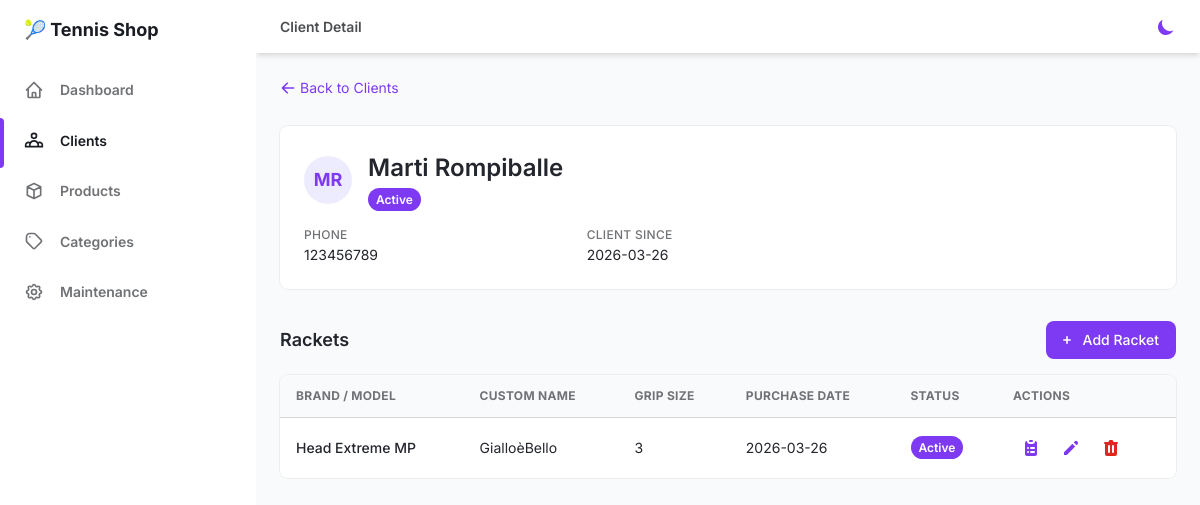
The app's page /clients/12cab287-2092-4426-89e5-dd1628606714, older data.
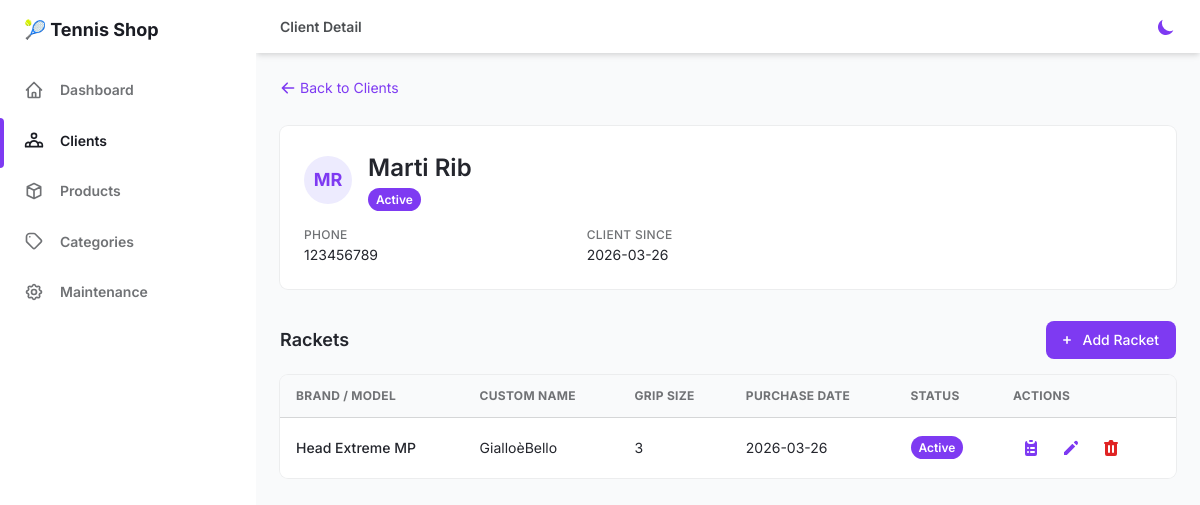
The same page, newer data.
### app/models/client.py (models this page shows, shortened)
class Client(Base):
    __tablename__ = "clients"
    id = Column(String(36), primary_key=True, default=lambda: str(uuid.uuid4()), index=True)
    first_name = Column(String, nullable=False, index=True)
    last_name = Column(String, nullable=False, index=True)
    email = Column(String, unique=True, nullable=True, index=True)
    phone_number = Column(String, nullable=False, index=True)
    date_of_birth = Column(Date, nullable=True)
    address_line1 = Column(String, nullable=True)
    address_line2 = Column(String, nullable=True)
    city = Column(String, nullable=True)
    postal_code = Column(String, nullable=True)
    country = Column(String, nullable=True)
    notes = Column(String, nullable=True)  # Special preferences or notes
    is_active = Column(Boolean, default=True, nullable=False)
    created_at = Column(DateTime, default=datetime.utcnow, nullable=False)
    updated_at = Column(DateTime, default=datetime.utcnow, onupdate=datetime.utcnow, nullable=False)
    rackets = relationship("ClientRacket", back_populates="client", cascade="all, delete-orphan")

### app/routers/views.py (the view)
@router.get("/clients/{client_id}")
async def client_detail(client_id: str, request: Request, db: AsyncSession = Depends(get_db)):
    client = (await db.execute(
        select(Client).where(Client.id == client_id)
    )).scalar_one_or_none()
    if not client:
        raise HTTPException(status_code=404, detail="Client not found")
    rackets = (await db.execute(
        select(ClientRacket).where(ClientRacket.client_id == client_id).order_by(ClientRacket.brand)
    )).scalars().all()
    all_products = (await db.execute(
        select(Product).where(Product.is_active == True).order_by(Product.brand, Product.name)
    )).scalars().all()
    all_products_divided_by_category = {}
    for p in all_products:
        if p.category_id not in all_products_divided_by_category:
            all_products_divided_by_category[p.category_id] = []
        all_products_divided_by_category[p.category_id].append(p)
    all_categories = (await db.execute(select(ProductCategory))).scalars().all()
    strings_category_ids = {c.id for c in all_categories if "string" in c.name.lower()}
    base_grips_category_ids = {c.id for c in all_categories if "grip" in c.name.lower() and "over" not in c.name.lower()}
    overgrips_category_ids = {c.id for c in all_categories if "overgrip" in c.name.lower()}
    strings_for_dropdown = [
        {"id": p.id, "label": f"{p.brand} — {p.name}"}
        for p in all_products if p.category_id in strings_category_ids
    ]
    base_grips_for_dropdown = [
        {"id": p.id, "label": f"{p.brand} — {p.name}"}
        for p in all_products if p.category_id in base_grips_category_ids
    ]
    overgrips_for_dropdown = [
        {"id": p.id, "label": f"{p.brand} — {p.name}"}
        for p in all_products if p.category_id in overgrips_category_ids
    ]
    return templates.TemplateResponse(request, "pages/client_detail.html", {
        "active_page": "clients",
        "client": {
            "id": client.id,
            "first_name": client.first_name,
            "last_name": client.last_name,
            "email": client.email,
            "phone_number": client.phone_number,
            "date_of_birth": client.date_of_birth.isoformat() if client.date_of_birth else None,
            "address_line1": client.address_line1,
            "address_line2": client.address_line2,
            "city": client.city,
            "postal_code": client.postal_code,
            "country": client.country,
            "notes": client.notes,
            "is_active": client.is_active,
            "created_at": client.created_at.strftime("%Y-%m-%d") if client.created_at else "-",
        },
        "rackets": [
            {
                "id": r.id,
                "brand": r.brand,
                "model": r.model,
                "grip_size": r.grip_size,
                "custom_name": r.custom_name,
                "purchase_date": r.purchase_date.isoformat() if r.purchase_date else None,
                "notes": r.notes,
                "is_active": r.is_active,
            }
            for r in rackets
        ],
        "strings_for_dropdown": strings_for_dropdown,
        "base_grips_for_dropdown": base_grips_for_dropdown,
        "overgrips_for_dropdown": overgrips_for_dropdown,
    })

### app/templates/pages/client_detail.html (shortened to what this page needs)
{% extends "layout.html" %}
{% from "macros/crud.html" import modal_wrapper, delete_confirm, add_button, form_input, form_textarea, form_checkbox, modal_buttons, form_select, toast %}
{% block page_title %}Client Detail{% endblock %}
{% block content %}
<div class="my-6">
  <a href="/clients" class="inline-flex items-center text-sm text-purple-600 hover:text-purple-800 dark:text-purple-400">
    <svg class="w-4 h-4 mr-1" fill="currentColor" viewBox="0 0 20 20">
      <path fill-rule="evenodd" d="M9.707 16.707a1 1 0 01-1.414 0l-6-6a1 1 0 010-1.414l6-6a1 1 0 011.414 1.414L5.414 9H17a1 1 0 110 2H5.414l4.293 4.293a1 1 0 010 1.414z" clip-rule="evenodd"></path>
    </svg>
    Back to Clients
  </a>
</div>
<div class="p-6 mb-8 bg-white rounded-lg shadow-xs dark:bg-gray-800">
  <div class="flex items-center justify-between mb-4">
    <div class="flex items-center">
      <div class="w-12 h-12 mr-4 rounded-full bg-purple-100 dark:bg-purple-500 flex items-center justify-center">
        <span class="text-purple-600 dark:text-purple-100 font-bold text-lg">
          {{ (client.first_name[0] or '') | upper }}{{ (client.last_name[0] or '') | upper }}
        </span>
      </div>
      <div>
        <h2 class="text-2xl font-semibold text-gray-700 dark:text-gray-200">
          {{ client.first_name }} {{ client.last_name }}
        </h2>
        <span class="px-2 py-1 text-xs font-semibold rounded-full
          {% if client.is_active %}text-white bg-purple-600{% else %}text-gray-600 bg-gray-200 dark:bg-gray-700 dark:text-gray-400{% endif %}">
          {{ 'Active' if client.is_active else 'Inactive' }}
        </span>
      </div>
    </div>
  </div>
  <div class="grid grid-cols-2 gap-x-8 gap-y-3 text-sm md:grid-cols-3">
    {% if client.phone_number %}
    <div>
      <p class="text-xs font-medium text-gray-500 dark:text-gray-400 uppercase tracking-wide">Phone</p>
      <p class="text-gray-700 dark:text-gray-300">{{ client.phone_number }}</p>
    </div>
    {% endif %}
    <div>
      <p class="text-xs font-medium text-gray-500 dark:text-gray-400 uppercase tracking-wide">Client Since</p>
      <p class="text-gray-700 dark:text-gray-300">{{ client.created_at }}</p>
    </div>
  </div>
</div>
<div x-data="racketPageData()">
  <div class="flex items-center justify-between mb-4">
    <h3 class="text-lg font-semibold text-gray-700 dark:text-gray-200">Rackets</h3>
    {{ add_button("openCreate()", "Add Racket") }}
  </div>
  <div class="w-full overflow-hidden rounded-lg shadow-xs mb-8">
    <div class="w-full overflow-x-auto">
      <table class="w-full whitespace-no-wrap">
        <thead>
          <tr class="text-xs font-semibold tracking-wide text-left text-gray-500 uppercase border-b dark:border-gray-700 bg-gray-50 dark:text-gray-400 dark:bg-gray-800">
            <th class="px-4 py-3">Brand / Model</th>
            <th class="px-4 py-3">Custom Name</th>
            <th class="px-4 py-3">Grip Size</th>
            <th class="px-4 py-3">Purchase Date</th>
            <th class="px-4 py-3">Status</th>
            <th class="px-4 py-3">Actions</th>
          </tr>
        </thead>
        <tbody class="bg-white divide-y dark:divide-gray-700 dark:bg-gray-800">
          <template x-for="r in allRackets" :key="r.id">
            <tr class="text-gray-700 dark:text-gray-400">
              <td class="px-4 py-3 text-sm font-medium" x-text="r.brand + ' ' + r.model"></td>
              <td class="px-4 py-3 text-sm" x-text="r.custom_name || '-'"></td>
              <td class="px-4 py-3 text-sm" x-text="r.grip_size"></td>
              <td class="px-4 py-3 text-sm" x-text="r.purchase_date || '-'"></td>
              <td class="px-4 py-3 text-xs">
                <span class="px-2 py-1 font-semibold leading-tight rounded-full"
                  :class="r.is_active ? 'text-white bg-purple-600' : 'text-gray-600 bg-gray-200 dark:bg-gray-700 dark:text-gray-400'"
                  x-text="r.is_active ? 'Active' : 'Inactive'">
                </span>
              </td>
              <td class="px-4 py-3">
                <div class="flex items-center space-x-1 text-sm">
                  <button class="flex items-center justify-between px-2 py-2 text-sm font-medium leading-5 text-purple-600 rounded-lg dark:text-gray-400 focus:outline-none"
                    aria-label="Maintenance history" @click="openMaint(r)">
                  </button>
                  <button class="flex items-center justify-between px-2 py-2 text-sm font-medium leading-5 text-purple-600 rounded-lg dark:text-gray-400 focus:outline-none"
                    aria-label="Edit" @click="openEdit(r)">
                    <svg class="w-5 h-5" aria-hidden="true" fill="currentColor" viewBox="0 0 20 20">
                      <path d="M13.586 3.586a2 2 0 112.828 2.828l-.793.793-2.828-2.828.793-.793zM11.379 5.793L3 14.172V17h2.828l8.38-8.379-2.83-2.828z"></path>
                    </svg>
                  </button>
                  <button class="flex items-center justify-between px-2 py-2 text-sm font-medium leading-5 text-red-600 rounded-lg dark:text-gray-400 focus:outline-none"
                    aria-label="Delete" @click="openDelete(r.id)">
                  </button>
                </div>
              </td>
            </tr>
          </template>
        </tbody>
      </table>
    </div>
  </div>
</div>
{% endblock %}

### app/templates/layout.html (shortened to what this page needs)
<!DOCTYPE html>
<html :class="{ 'theme-dark': dark }" x-data="data()" lang="en">
  <head>
    <link rel="stylesheet" href="/static/css/tailwind.output.css" />
  </head>
  <body>
    <div class="flex h-screen bg-gray-50 dark:bg-gray-900" :class="{ 'overflow-hidden': isSideMenuOpen }">
      <aside class="z-20 hidden w-64 overflow-y-auto bg-white dark:bg-gray-800 lg:block flex-shrink-0">
        <div class="py-4 text-gray-500 dark:text-gray-400">
          <a class="ml-6 text-lg font-bold text-gray-800 dark:text-gray-200" href="/">
            🎾 Tennis Shop
          </a>
          <ul class="mt-6">
            <li class="relative px-6 py-3">
              <a class="inline-flex items-center w-full text-sm font-semibold transition-colors duration-150 hover:text-gray-800 dark:hover:text-gray-200 " href="/dashboard">
                <svg class="w-5 h-5" fill="none" stroke-linecap="round" stroke-linejoin="round" stroke-width="2" viewBox="0 0 24 24" stroke="currentColor"><path d="M3 12l2-2m0 0l7-7 7 7M5 10v10a1 1 0 001 1h3m10-11l2 2m-2-2v10a1 1 0 01-1 1h-3m-6 0a1 1 0 001-1v-4a1 1 0 011-1h2a1 1 0 011 1v4a1 1 0 001 1m-6 0h6"></path></svg>
                <span class="ml-4">Dashboard</span>
              </a>
            </li>
            <li class="relative px-6 py-3">
              {% if active_page == 'clients' %}<span class="absolute inset-y-0 left-0 w-1 bg-purple-600 rounded-tr-lg rounded-br-lg"></span>{% endif %}
              <a class="inline-flex items-center w-full text-sm font-semibold transition-colors duration-150 hover:text-gray-800 dark:hover:text-gray-200 {% if active_page == 'clients' %}text-gray-800 dark:text-gray-100{% endif %}" href="/clients">
                <span class="ml-4">Clients</span>
              </a>
            </li>
            <li class="relative px-6 py-3">
              <a class="inline-flex items-center w-full text-sm font-semibold transition-colors duration-150 hover:text-gray-800 dark:hover:text-gray-200 " href="/products">
                <svg class="w-5 h-5" fill="none" stroke-linecap="round" stroke-linejoin="round" stroke-width="2" viewBox="0 0 24 24" stroke="currentColor"><path d="M20 7l-8-4-8 4m16 0l-8 4m8-4v10l-8 4m0-10L4 7m8 4v10M4 7v10l8 4"></path></svg>
                <span class="ml-4">Products</span>
              </a>
            </li>
            <li class="relative px-6 py-3">
              <a class="inline-flex items-center w-full text-sm font-semibold transition-colors duration-150 hover:text-gray-800 dark:hover:text-gray-200 " href="/categories">
                <svg class="w-5 h-5" fill="none" stroke-linecap="round" stroke-linejoin="round" stroke-width="2" viewBox="0 0 24 24" stroke="currentColor"><path d="M7 7h.01M7 3h5c.512 0 1.024.195 1.414.586l7 7a2 2 0 010 2.828l-7 7a2 2 0 01-2.828 0l-7-7A2 2 0 013 12V7a4 4 0 014-4z"></path></svg>
                <span class="ml-4">Categories</span>
              </a>
            </li>
            <li class="relative px-6 py-3">
              <a class="inline-flex items-center w-full text-sm font-semibold transition-colors duration-150 hover:text-gray-800 dark:hover:text-gray-200 " href="/maintenance">
                <span class="ml-4">Maintenance</span>
              </a>
            </li>
          </ul>
        </div>
      </aside>
      <div class="flex flex-col flex-1 w-full overflow-hidden">
        <header class="z-10 py-4 bg-white shadow-md dark:bg-gray-800">
          <div class="container flex items-center justify-between h-full px-6 mx-auto text-purple-600 dark:text-purple-300">
            <span class="text-sm font-semibold text-gray-600 dark:text-gray-300">{% block page_title %}{% endblock %}</span>
            <ul class="flex items-center flex-shrink-0 space-x-6">
              <li class="flex">
                <button class="rounded-md focus:outline-none focus:shadow-outline-purple" @click="toggleTheme()" aria-label="Toggle color mode">
                  <template x-if="!dark">
                    <svg class="w-5 h-5" fill="currentColor" viewBox="0 0 20 20"><path d="M17.293 13.293A8 8 0 016.707 2.707a8.001 8.001 0 1010.586 10.586z"></path></svg>
                  </template>
                </button>
              </li>
            </ul>
          </div>
        </header>
        <main class="h-full overflow-y-auto">
          <div class="container px-0 lg:px-6 mx-auto grid">
            {% block content %}{% endblock %}
          </div>
        </main>
      </div>
    </div>
  </body>
</html>

### app/templates/macros/crud.html (shortened to what this page needs)
{% macro add_button(click_expr, label) %}
<button @click="{{ click_expr }}"
  class="flex items-center justify-between px-4 py-2 text-sm font-medium leading-5 text-white transition-colors duration-150 bg-purple-600 border border-transparent rounded-lg active:bg-purple-600 hover:bg-purple-700 focus:outline-none focus:shadow-outline-purple">
  <svg class="w-4 h-4 mr-2 -ml-1" fill="currentColor" viewBox="0 0 20 20"><path fill-rule="evenodd" d="M10 5a1 1 0 011 1v3h3a1 1 0 110 2h-3v3a1 1 0 11-2 0v-3H6a1 1 0 110-2h3V6a1 1 0 011-1z" clip-rule="evenodd"></path></svg>
  <span>{{ label }}</span>
</button>
{% endmacro %}

Row changes from the older to the newer data that the page shows:
changed Client "Marti": last_name "Rompiballe" → "Rib"
